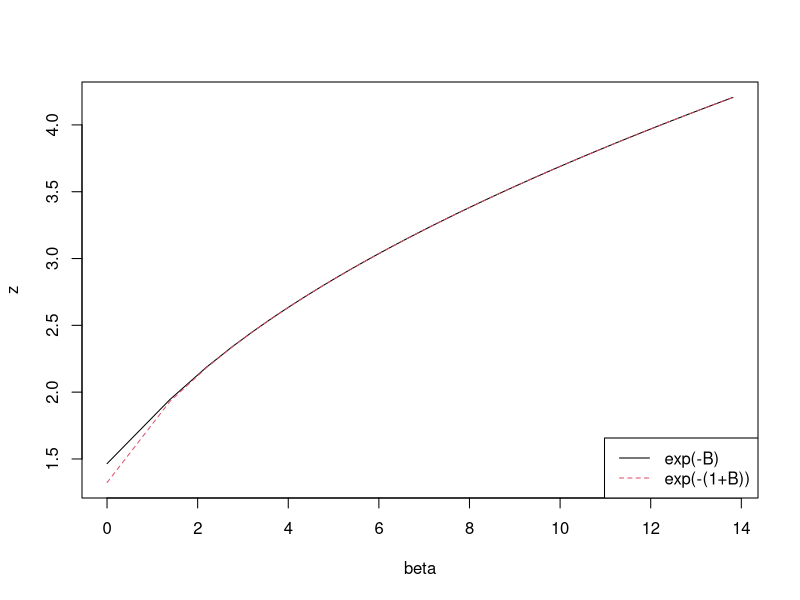
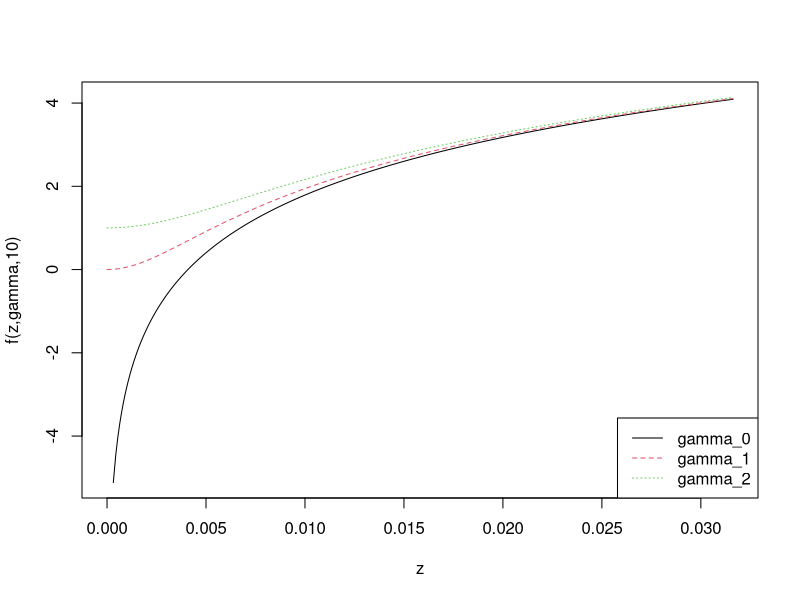

Recreate these plots in R, in order.
## ---- chunk 1
knitr::opts_chunk$set(
                    collapse = TRUE,
                    comment = "#>"
                  )
## ---- chunk 2
betaRng <- 2*log(1:1000)
Y <- matrix(NA,length(betaRng),2)
colnames(Y) <- c("exp(-B)","exp(-(1+B))")
falex <- function(zsq,beta){log(exp(-beta)+zsq) + 1 + beta - zsq}
fdan <- function(zsq,beta){log(exp(-(1+beta))+zsq) + 1 + beta - zsq}

for(ii in 1:length(betaRng)){
    rng <- c(0,16)
    it <- 1
    while( falex(rng[2],betaRng[ii]) > 0 & it<1001){
        rng[2] <- 2*rng[2]
        it <- it + 1
    }
    if( it>1000 ){ stop("No upper limit found") }
    
    Y[ii,1] <- uniroot(falex,rng, beta=betaRng[ii])$root
    Y[ii,2] <- uniroot(fdan,rng+1e-6, beta=betaRng[ii])$root
}
matplot(betaRng,sqrt(Y),type="l",xlab="beta",ylab="z");
legend("bottomright",colnames(Y),col=1:2,lty=1:2)
## ---- chunk 3
zsq <- seq(0,1e-3,length=10000)
Y <- matrix(NA,length(zsq),3)
colnames(Y) <- c("gamma_0","gamma_1","gamma_2")
fzero <- function(zsq,beta){log(zsq) + 1 + beta - zsq}


Y[,1] <- fzero(zsq,10)
Y[,2] <- fdan(zsq,10)
Y[,3] <- falex(zsq,10)

matplot(sqrt(zsq),Y,type="l",xlab="z",ylab="f(z,gamma,10)");
legend("bottomright",colnames(Y),col=1:3,lty=1:3)
